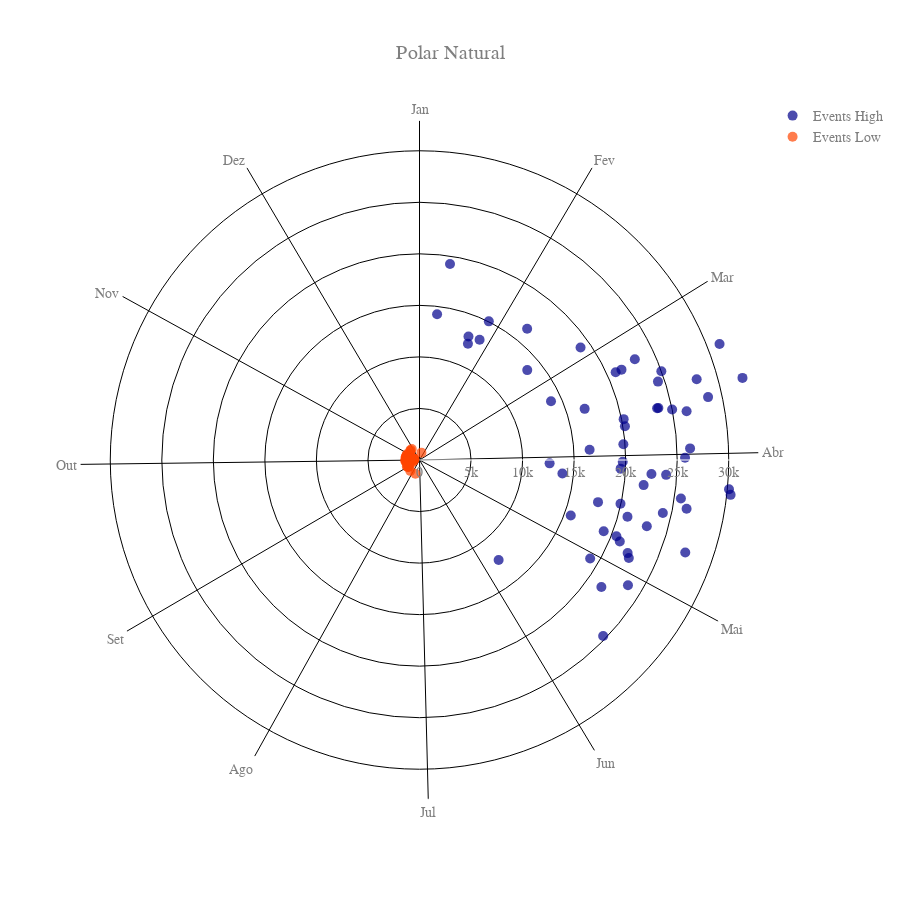

Notebook code for this chart:
### Code cell
fig_polar_natural_high, fig_polar_data_natural_high = partial_high_natural.polar(title="Events High", color="#00008B")
fig_polar_natural_low, fig_polar_data_natural_low = partial_low_natural.polar(title="Events Low", color="#FF4500")

layout=fig_polar_natural_high['layout']

layout['title']['text'] = "Polar Natural"
fig_polar_natural = dict(data=fig_polar_data_natural_high+[fig_polar_data_natural_low[0]], layout=fig_polar_natural_high['layout'])

py.offline.iplot(fig_polar_natural)
